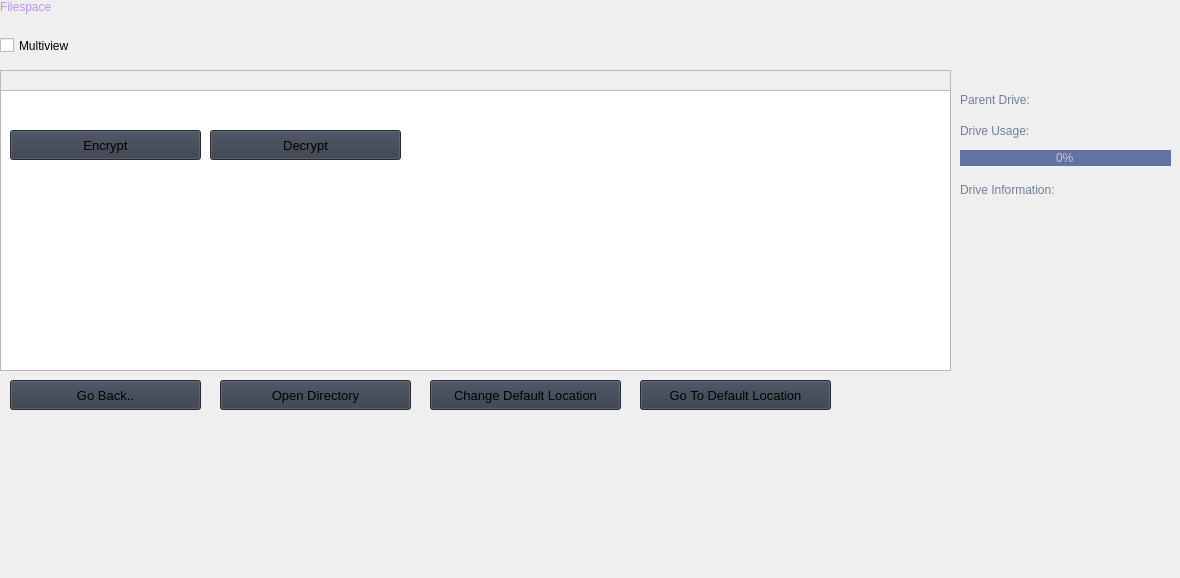
                   <widget class="QWidget" name="filespace">
                    <widget class="QLabel" name="filespaceTitle">
                     <property name="geometry">
                      <rect>
                       <x>0</x>
                       <y>0</y>
                       <width>1171</width>
                       <height>51</height>
                      </rect>
                     </property>
                     <property name="styleSheet">
                      <string notr="true">color: rgb(189, 147, 249);
font: 18pt &quot;Segoe UI&quot; bold;</string>
                     </property>
                     <property name="lineWidth">
                      <number>1</number>
                     </property>
                     <property name="text">
                      <string>Filespace</string>
                     </property>
                     <property name="alignment">
                      <set>Qt::AlignLeading|Qt::AlignLeft|Qt::AlignTop</set>
                     </property>
                    </widget>
                    <widget class="QPushButton" name="openFilepathButton">
                     <property name="geometry">
                      <rect>
                       <x>420</x>
                       <y>90</y>
                       <width>150</width>
                       <height>30</height>
                      </rect>
                     </property>
                     <property name="minimumSize">
                      <size>
                       <width>150</width>
                       <height>30</height>
                      </size>
                     </property>
                     <property name="font">
                      <font>
                       <family>Segoe UI</family>
                       <pointsize>10</pointsize>
                       <weight>50</weight>
                       <italic>false</italic>
                       <bold>false</bold>
                      </font>
                     </property>
                     <property name="cursor">
                      <cursorShape>PointingHandCursor</cursorShape>
                     </property>
                     <property name="styleSheet">
                      <string notr="true">background-color: rgb(52, 59, 72);</string>
                     </property>
                     <property name="text">
                      <string>Open</string>
                     </property>
                     <property name="icon">
                      <iconset resource="resources.qrc">
                       <normaloff>:/icons/images/icons/cil-folder-open.png</normaloff>:/icons/images/icons/cil-folder-open.png</iconset>
                     </property>
                    </widget>
                    <widget class="QLineEdit" name="filepathBox">
                     <property name="geometry">
                      <rect>
                       <x>0</x>
                       <y>90</y>
                       <width>411</width>
                       <height>30</height>
                      </rect>
                     </property>
                     <property name="minimumSize">
                      <size>
                       <width>0</width>
                       <height>30</height>
                      </size>
                     </property>
                     <property name="styleSheet">
                      <string notr="true">background-color: rgb(33, 37, 43);</string>
                     </property>
                     <property name="text">
                      <string/>
                     </property>
                     <property name="placeholderText">
                      <string>Type here</string>
                     </property>
                    </widget>
                    <widget class="QTreeView" name="fileBrowserTree">
                     <property name="geometry">
                      <rect>
                       <x>0</x>
                       <y>90</y>
                       <width>951</width>
                       <height>281</height>
                      </rect>
                     </property>
                    </widget>
                    <widget class="QPushButton" name="goToDefault">
                     <property name="geometry">
                      <rect>
                       <x>640</x>
                       <y>380</y>
                       <width>191</width>
                       <height>30</height>
                      </rect>
                     </property>
                     <property name="minimumSize">
                      <size>
                       <width>150</width>
                       <height>30</height>
                      </size>
                     </property>
                     <property name="font">
                      <font>
                       <family>Segoe UI</family>
                       <pointsize>10</pointsize>
                       <weight>50</weight>
                       <italic>false</italic>
                       <bold>false</bold>
                      </font>
                     </property>
                     <property name="cursor">
                      <cursorShape>PointingHandCursor</cursorShape>
                     </property>
                     <property name="styleSheet">
                      <string notr="true">background-color: rgb(52, 59, 72);</string>
                     </property>
                     <property name="text">
                      <string>Go To Default Location</string>
                     </property>
                     <property name="icon">
                      <iconset resource="resources.qrc">
                       <normaloff>:/icons/images/icons/cil-house.png</normaloff>:/icons/images/icons/cil-house.png</iconset>
                     </property>
                    </widget>
                    <widget class="QPushButton" name="openDirectory">
                     <property name="geometry">
                      <rect>
                       <x>220</x>
                       <y>380</y>
                       <width>191</width>
                       <height>30</height>
                      </rect>
                     </property>
                     <property name="minimumSize">
                      <size>
                       <width>150</width>
                       <height>30</height>
                      </size>
                     </property>
                     <property name="font">
                      <font>
                       <family>Segoe UI</family>
                       <pointsize>10</pointsize>
                       <weight>50</weight>
                       <italic>false</italic>
                       <bold>false</bold>
                      </font>
                     </property>
                     <property name="cursor">
                      <cursorShape>PointingHandCursor</cursorShape>
                     </property>
                     <property name="styleSheet">
                      <string notr="true">background-color: rgb(52, 59, 72);</string>
                     </property>
                     <property name="text">
                      <string>Open Directory</string>
                     </property>
                     <property name="icon">
                      <iconset resource="resources.qrc">
                       <normaloff>:/icons/images/icons/cil-folder-open.png</normaloff>:/icons/images/icons/cil-folder-open.png</iconset>
                     </property>
                    </widget>
                    <widget class="QPushButton" name="defaultLocation">
                     <property name="geometry">
                      <rect>
                       <x>430</x>
                       <y>380</y>
                       <width>191</width>
                       <height>30</height>
                      </rect>
                     </property>
                     <property name="minimumSize">
                      <size>
                       <width>150</width>
                       <height>30</height>
                      </size>
                     </property>
                     <property name="font">
                      <font>
                       <family>Segoe UI</family>
                       <pointsize>10</pointsize>
                       <weight>50</weight>
                       <italic>false</italic>
                       <bold>false</bold>
                      </font>
                     </property>
                     <property name="cursor">
                      <cursorShape>PointingHandCursor</cursorShape>
                     </property>
                     <property name="styleSheet">
                      <string notr="true">background-color: rgb(52, 59, 72);</string>
                     </property>
                     <property name="text">
                      <string>Change Default Location</string>
                     </property>
                     <property name="icon">
                      <iconset resource="resources.qrc">
                       <normaloff>:/icons/images/icons/cil-star.png</normaloff>:/icons/images/icons/cil-star.png</iconset>
                     </property>
                    </widget>
                    <widget class="QLabel" name="driveInfo">
                     <property name="geometry">
                      <rect>
                       <x>960</x>
                       <y>210</y>
                       <width>211</width>
                       <height>161</height>
                      </rect>
                     </property>
                     <property name="styleSheet">
                      <string notr="true">color: rgb(113, 126, 149);</string>
                     </property>
                     <property name="lineWidth">
                      <number>1</number>
                     </property>
                     <property name="text">
                      <string/>
                     </property>
                     <property name="alignment">
                      <set>Qt::AlignLeading|Qt::AlignLeft|Qt::AlignTop</set>
                     </property>
                     <property name="wordWrap">
                      <bool>false</bool>
                     </property>
                    </widget>
                    <widget class="QLabel" name="parentDriveTitle">
                     <property name="geometry">
                      <rect>
                       <x>960</x>
                       <y>120</y>
                       <width>131</width>
                       <height>21</height>
                      </rect>
                     </property>
                     <property name="styleSheet">
                      <string notr="true">color: rgb(113, 126, 149);</string>
                     </property>
                     <property name="lineWidth">
                      <number>1</number>
                     </property>
                     <property name="text">
                      <string>Drive Usage:</string>
                     </property>
                     <property name="alignment">
                      <set>Qt::AlignLeading|Qt::AlignLeft|Qt::AlignVCenter</set>
                     </property>
                    </widget>
                    <widget class="QLabel" name="driveInfoTitle">
                     <property name="geometry">
                      <rect>
                       <x>960</x>
                       <y>180</y>
                       <width>131</width>
                       <height>19</height>
                      </rect>
                     </property>
                     <property name="styleSheet">
                      <string notr="true">color: rgb(113, 126, 149);</string>
                     </property>
                     <property name="lineWidth">
                      <number>1</number>
                     </property>
                     <property name="text">
                      <string>Drive Information:</string>
                     </property>
                     <property name="alignment">
                      <set>Qt::AlignLeading|Qt::AlignLeft|Qt::AlignVCenter</set>
                     </property>
                    </widget>
                    <widget class="QProgressBar" name="parentDriveSpace">
                     <property name="geometry">
                      <rect>
                       <x>960</x>
                       <y>150</y>
                       <width>211</width>
                       <height>16</height>
                      </rect>
                     </property>
                     <property name="styleSheet">
                      <string notr="true">QProgressBar {
background-color: rgb(98, 114, 164);
color: rgb(200, 200, 200);
border-style: none;
border-radius: 10px;
text-align: center;
}
QProgressBar::chunk{
border-radius: 10px;
background-color: qlineargradient(spread:pad, x1:0, y1:0.511364, x2:1, y2:0.523, stop:0 rgba(189, 147, 249, 255), stop:1 rgba(170, 85, 255, 255));
}</string>
                     </property>
                     <property name="value">
                      <number>0</number>
                     </property>
                    </widget>
                    <widget class="QLabel" name="parentDrive">
                     <property name="geometry">
                      <rect>
                       <x>960</x>
                       <y>90</y>
                       <width>131</width>
                       <height>19</height>
                      </rect>
                     </property>
                     <property name="styleSheet">
                      <string notr="true">color: rgb(113, 126, 149);</string>
                     </property>
                     <property name="lineWidth">
                      <number>1</number>
                     </property>
                     <property name="text">
                      <string>Parent Drive:</string>
                     </property>
                     <property name="alignment">
                      <set>Qt::AlignLeading|Qt::AlignLeft|Qt::AlignVCenter</set>
                     </property>
                    </widget>
                    <widget class="QCheckBox" name="multiviewCheckbox">
                     <property name="geometry">
                      <rect>
                       <x>0</x>
                       <y>30</y>
                       <width>131</width>
                       <height>31</height>
                      </rect>
                     </property>
                     <property name="autoFillBackground">
                      <bool>false</bool>
                     </property>
                     <property name="styleSheet">
                      <string notr="true"/>
                     </property>
                     <property name="text">
                      <string>Multiview</string>
                     </property>
                     <property name="checked">
                      <bool>false</bool>
                     </property>
                     <property name="tristate">
                      <bool>false</bool>
                     </property>
                    </widget>
                    <widget class="QLabel" name="processingTime">
                     <property name="geometry">
                      <rect>
                       <x>10</x>
                       <y>510</y>
                       <width>381</width>
                       <height>19</height>
                      </rect>
                     </property>
                     <property name="styleSheet">
                      <string notr="true">color: rgb(113, 126, 149);</string>
                     </property>
                     <property name="lineWidth">
                      <number>1</number>
                     </property>
                     <property name="text">
                      <string/>
                     </property>
                     <property name="alignment">
                      <set>Qt::AlignLeading|Qt::AlignLeft|Qt::AlignVCenter</set>
                     </property>
                    </widget>
                    <widget class="QLabel" name="cryptoFeedbackTitle">
                     <property name="geometry">
                      <rect>
                       <x>10</x>
                       <y>470</y>
                       <width>391</width>
                       <height>41</height>
                      </rect>
                     </property>
                     <property name="styleSheet">
                      <string notr="true">color: rgb(189, 147, 249);
font: 18pt &quot;Segoe UI&quot; bold;</string>
                     </property>
                     <property name="lineWidth">
                      <number>1</number>
                     </property>
                     <property name="text">
                      <string/>
                     </property>
                     <property name="alignment">
                      <set>Qt::AlignLeading|Qt::AlignLeft|Qt::AlignTop</set>
                     </property>
                    </widget>
                    <widget class="QLabel" name="processingSize">
                     <property name="geometry">
                      <rect>
                       <x>10</x>
                       <y>530</y>
                       <width>381</width>
                       <height>19</height>
                      </rect>
                     </property>
                     <property name="styleSheet">
                      <string notr="true">color: rgb(113, 126, 149);</string>
                     </property>
                     <property name="lineWidth">
                      <number>1</number>
                     </property>
                     <property name="text">
                      <string/>
                     </property>
                     <property name="alignment">
                      <set>Qt::AlignLeading|Qt::AlignLeft|Qt::AlignVCenter</set>
                     </property>
                    </widget>
                    <widget class="QLabel" name="cryptoWarningTitle">
                     <property name="geometry">
                      <rect>
                       <x>0</x>
                       <y>550</y>
                       <width>761</width>
                       <height>19</height>
                      </rect>
                     </property>
                     <property name="styleSheet">
                      <string notr="true">color: rgb(255, 0, 0);</string>
                     </property>
                     <property name="lineWidth">
                      <number>1</number>
                     </property>
                     <property name="text">
                      <string/>
                     </property>
                     <property name="alignment">
                      <set>Qt::AlignLeading|Qt::AlignLeft|Qt::AlignVCenter</set>
                     </property>
                    </widget>
                    <widget class="QPushButton" name="encryptButton">
                     <property name="geometry">
                      <rect>
                       <x>10</x>
                       <y>130</y>
                       <width>191</width>
                       <height>30</height>
                      </rect>
                     </property>
                     <property name="minimumSize">
                      <size>
                       <width>150</width>
                       <height>30</height>
                      </size>
                     </property>
                     <property name="font">
                      <font>
                       <family>Segoe UI</family>
                       <pointsize>10</pointsize>
                       <weight>50</weight>
                       <italic>false</italic>
                       <bold>false</bold>
                      </font>
                     </property>
                     <property name="cursor">
                      <cursorShape>PointingHandCursor</cursorShape>
                     </property>
                     <property name="styleSheet">
                      <string notr="true">background-color: rgb(52, 59, 72);</string>
                     </property>
                     <property name="text">
                      <string>Encrypt</string>
                     </property>
                     <property name="icon">
                      <iconset resource="resources.qrc">
                       <normaloff>:/icons/images/icons/cil-lock-locked.png</normaloff>:/icons/images/icons/cil-lock-locked.png</iconset>
                     </property>
                    </widget>
                    <widget class="QPushButton" name="decryptButton">
                     <property name="geometry">
                      <rect>
                       <x>210</x>
                       <y>130</y>
                       <width>191</width>
                       <height>30</height>
                      </rect>
                     </property>
                     <property name="minimumSize">
                      <size>
                       <width>150</width>
                       <height>30</height>
                      </size>
                     </property>
                     <property name="font">
                      <font>
                       <family>Segoe UI</family>
                       <pointsize>10</pointsize>
                       <weight>50</weight>
                       <italic>false</italic>
                       <bold>false</bold>
                      </font>
                     </property>
                     <property name="cursor">
                      <cursorShape>PointingHandCursor</cursorShape>
                     </property>
                     <property name="styleSheet">
                      <string notr="true">background-color: rgb(52, 59, 72);</string>
                     </property>
                     <property name="text">
                      <string>Decrypt</string>
                     </property>
                     <property name="icon">
                      <iconset resource="resources.qrc">
                       <normaloff>:/icons/images/icons/cil-lock-unlocked.png</normaloff>:/icons/images/icons/cil-lock-unlocked.png</iconset>
                     </property>
                    </widget>
                    <widget class="QPushButton" name="goBackButton">
                     <property name="geometry">
                      <rect>
                       <x>10</x>
                       <y>380</y>
                       <width>191</width>
                       <height>30</height>
                      </rect>
                     </property>
                     <property name="minimumSize">
                      <size>
                       <width>150</width>
                       <height>30</height>
                      </size>
                     </property>
                     <property name="font">
                      <font>
                       <family>Segoe UI</family>
                       <pointsize>10</pointsize>
                       <weight>50</weight>
                       <italic>false</italic>
                       <bold>false</bold>
                      </font>
                     </property>
                     <property name="cursor">
                      <cursorShape>PointingHandCursor</cursorShape>
                     </property>
                     <property name="styleSheet">
                      <string notr="true">background-color: rgb(52, 59, 72);</string>
                     </property>
                     <property name="text">
                      <string>Go Back..</string>
                     </property>
                     <property name="icon">
                      <iconset resource="resources.qrc">
                       <normaloff>:/icons/images/icons/cil-arrow-circle-left.png</normaloff>:/icons/images/icons/cil-arrow-circle-left.png</iconset>
                     </property>
                    </widget>
                    <widget class="QLabel" name="currentDirectory">
                     <property name="geometry">
                      <rect>
                       <x>0</x>
                       <y>70</y>
                       <width>951</width>
                       <height>21</height>
                      </rect>
                     </property>
                     <property name="styleSheet">
                      <string notr="true">color: rgb(113, 126, 149);</string>
                     </property>
                     <property name="frameShape">
                      <enum>QFrame::StyledPanel</enum>
                     </property>
                     <property name="lineWidth">
                      <number>1</number>
                     </property>
                     <property name="text">
                      <string/>
                     </property>
                     <property name="alignment">
                      <set>Qt::AlignLeading|Qt::AlignLeft|Qt::AlignVCenter</set>
                     </property>
                    </widget>
                   </widget>
